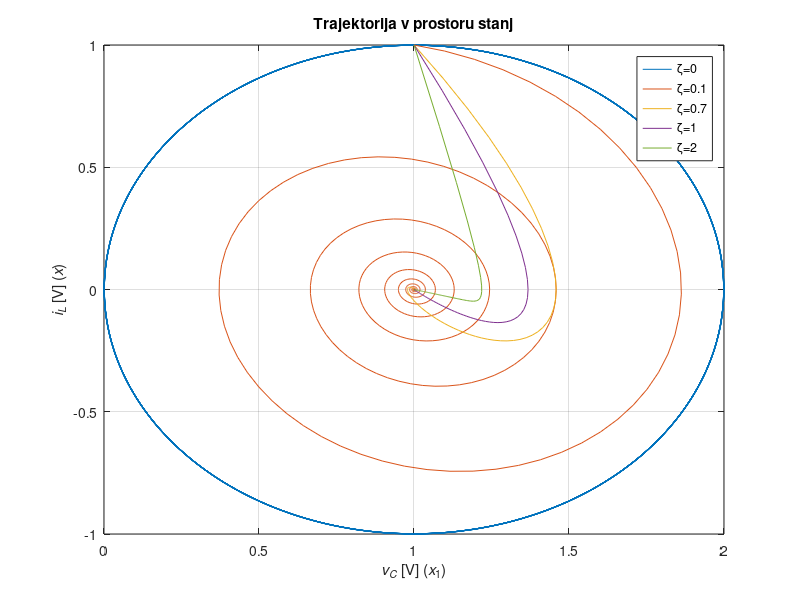

This figure's MATLAB source:
clear all; close all;

#Casovni vektor
#tz = 0; tk = 0.01; dt = 0.000001;
t=0 : 0.1 : 100;


# constant for DE
C = 1; %HFarad
L = 1;  %Henry
R = [0, 0.2, 1.4, 2, 4];  %primer za R3
%R = 2; %test R, DELETE ME later

# U definition input, both zeros matrixs
U = [ones(length(t),1)];

#definirane izhodne matrike namenjene da risemo vec krivulj hkrati
Vc    = [ones(length(t),5)];
iL    = [ones(length(t),5)];
vizh  = [ones(length(t),5)];


#Zacetne vrednosti Vc(0)=1V iL(0) = 1A
Vc_zac = 1; iL_zac = 1;
V_zac_pogoj = [Vc_zac; iL_zac];


for i = 1 : 5
  R(i)
  A   = [0,      1/C;
        -1/L,  -R(i)/L];
  
  B   = [0,    1/L]';
  %enotska matrika
  C_m = [1,0;
         0,1]; 
  D   = [0, 0]';
  
  #solving systems
  sys = ss(A,B,C_m,D);
  [y,t,x]=lsim(sys, U,t,V_zac_pogoj);
  
  #zapis outs, ki je da lsim: za vse R-je
  Vc(:,i) = x(:,1);
  iL(:,i) = x(:,2);
  vizh(:,i) = y(:,1);
endfor

#draw
fig1 = figure(1);
set(fig1,'Units','centimeters','Position',[1 4 14 12]);
plot(Vc(:,1),iL(:,1), Vc(:,2),iL(:,2), Vc(:,3),iL(:,3), Vc(:,4),iL(:,4), Vc(:,5),iL(:,5));
%%axis([-2.1 2.1 -2.1 2.1]); 
grid;
legend("ζ=0","ζ=0.1","ζ=0.7","ζ=1","ζ=2")
xlabel('{\itv_C} [V] ({\itx}_1)'); ylabel('{\iti_L} [V] ({\itx})');
title('Trajektorija v prostoru stanj')
%pause(1);
%
%fig2 = figure(2);

%set(fig2,'Units','centimeters','Position',[16.5 1.5 20 16]);
%plot(t, Vc1, 'g', t, Vc2, 'b', t, vizh, 'r'); axis([0 0.003 -4.5 4.5]); grid;
%xlabel('{\itt} [s]'); ylabel('{\itv_C}_1 [V], {\itv_C}_2 [V], {\itv_{izh}} [V]');
%title('Časovna odvisnost spremenljivk stanj')
%pause(2);
